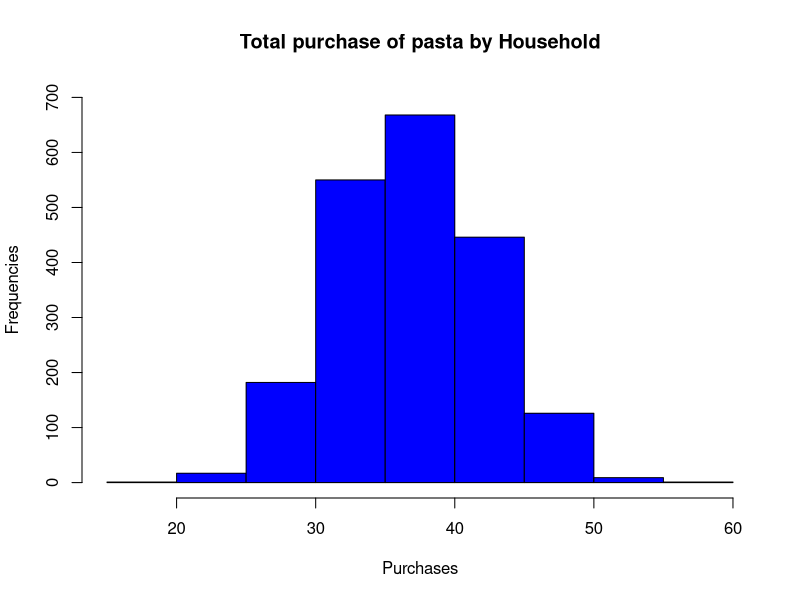
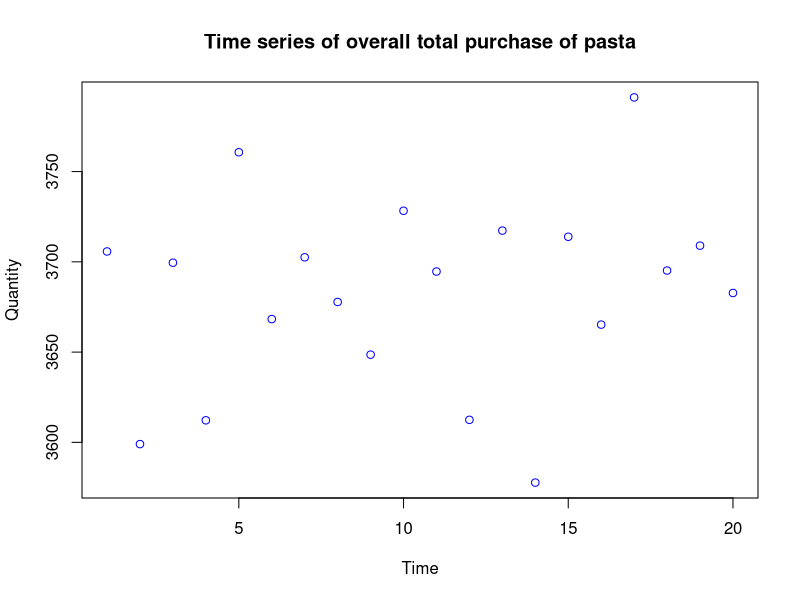

The R script that drew these images, in order:
## ---- chunk 1
knitr::opts_chunk$set(echo = TRUE)
library(dplyr)
df = read.csv("./data/quiz1_c1_w1.csv", header = TRUE, sep = ",")
## ---- chunk 2
q1 = c(mean(df$PASTA), sd(df$PASTA))
q1
## ---- chunk 3
order.scores = order(df$INCOME)
df = df[order.scores,]
df$rank = rank(df$INCOME)
head(df, n = 1)
tail(df, n = 1)
## ---- chunk 4
q3 = df %>% group_by(HHID) %>% summarize(pasta_qty = sum(PASTA) )

max(q3$pasta_qty)
## ---- chunk 5
q4 = subset(df, AREA == 4, select = c(HHID, INCOME))
q41 = distinct(q4, HHID, .keep_all = TRUE)
mean(q41$INCOME)
## ---- chunk 6
q5 = df %>% filter(AREA == 2) %>% filter(INCOME > 20000) %>%
      group_by(HHID) %>% 
      summarize(total_qty = sum(PASTA) ) %>% filter(total_qty > 30)
nrow(q5)
## ---- chunk 7
cor(df$PASTA, df$EXPOS)
## ---- chunk 8
q7 = df %>% group_by(HHID) %>%
      summarize(total = sum(PASTA))
q71 = distinct(q7, HHID, .keep_all = TRUE)
hist(q71$total, ylim = c(0,700), main = "Total purchase of pasta by Household", xlab = "Purchases", ylab = "Frequencies", col = "blue")
## ---- chunk 9
q8 = df %>% group_by(TIME) %>% summarize( total_qty = sum(PASTA))
plot(q8$total_qty, main = "Time series of overall total purchase of pasta", col = "blue", xlab = "Time", ylab = "Quantity")
